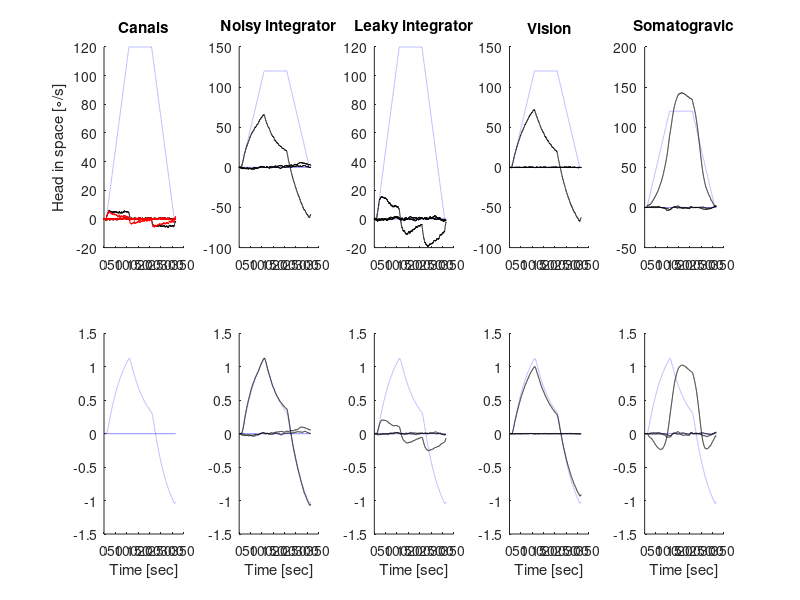
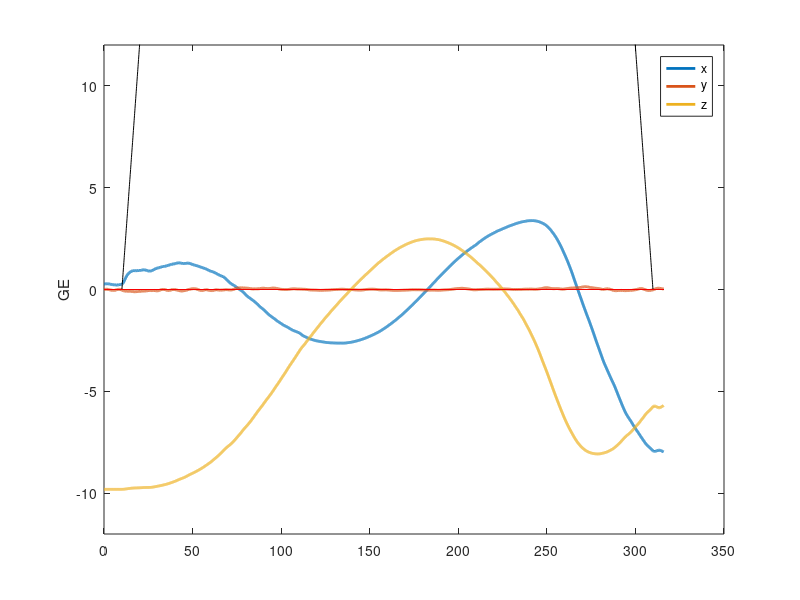
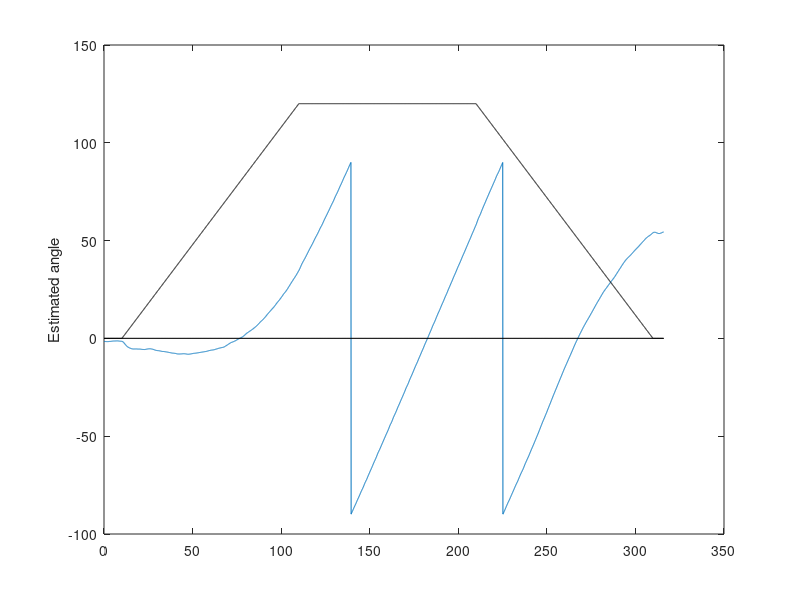
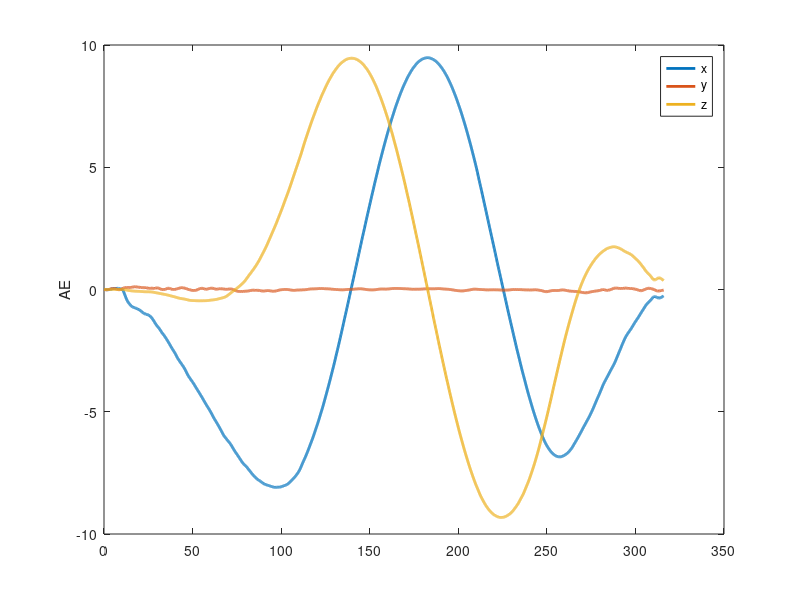

The MATLAB source for these figures, in order:
% Laurens model
% details will follow later

clear all;
%close all;

dt = 0.1;   % Time step of the model
Fs = 1/dt;

%% Model parameters
Tcan = -1*[1 0 0;...
      -0.12 -0.7 0.7;...
      -0.12 -0.7 -0.7];% Vector normals to the semicircular canals (Canal orientation) row1 = lateral canal; row 2 = % anterior; row 3 = posterior
  
Tcan = [1 0 0;...
      0 1 0;...
      0 0 1];% Vector normals used to evaluate the response of canals oriented to the global system (mostly used for debugging)
  

grav = [0; 0; -9.81];  

% [B,A] = butter(3,(10/Fs/2),'low');
  
%% Motion profiles
mopo = 1;   % Evaluate motion responses recreating responses in Laurens and Angelaki paper
if mopo == 1
    % Parameters for Laurens and Angelaki EBR paper
    kv = 0.247;                      % Cupula gain (Laurens and Angelaki) - NOTE: this value was provided by Laurens by email in which he said 0.2 was incorrect
    Tc = 4;                          % Cupula time constant (Laurens and Angelaki)
    Tn=75;                           % Afferent adaptation time constant(George et al. 2011) 
%     Tr=15;                           % Adaptation recovery time constant (for now is just an arbitrary number)
    gd = 1;                          % Direct vestibular gain (Laurens and Angelaki)
    Tvs = 14;                        % Velocity storage time constant (Laurens and Angelaki)

    go = 2;                          % Direct visual gain (Laurens, Valko, etc., Laurens and Angelaki value is too high)
    ko = 0.6;                        % Indirect visual gain (Laurens and Angelaki)

    kf = 0.38;
    Ts = 1/0.65;
    d = 1;                           % Somatogravic feedback gain (not an actual parameter - used as on/off switch)

    sigC = [0.1]*pi/180;             % Canal noise (Laurens and Angelaki)
    sigVS = [0.0]; %[0.2]*pi/180;            % Vestibular storage noise (Laurens and Angelaki seemed to high, halfed it)
    sigVI = [0.0]; %[0.1]*pi/180;            % Vision noise (Laurens and Angelaki seemed high, 1/10 of listed value)
    
    %%% Angular inputs from EBR paper - varies depending on plot being made
    angVMag = [0; 120*pi/180; 0];     % Velocity magnitude in rads (roll, pitch yaw)
   % Angular velocity profiles (roll, pitch, yaw) - currently uses same profile scaled to velMag
    Tmo = 316;                       % Duration of total motion profile
    t = 0:dt:Tmo;
    angPro = zeros(1,Tmo*Fs);    
    angPro(t>10&t<=110) = linspace(0,1,length(angPro(t>10&t<=110))); %angPro(t>31&t<34)=1;
    angPro(t>110&t<210)= 1;
    angPro(t>=210&t<310) = linspace(1,0,length(angPro(t>=10&t<110)));
    angVel = angVMag * angPro;
    % Angular acceleration
    angAcc = [zeros(3,1), diff(angVel,[],2)]/dt;
    t = (0:length(angAcc)-1)*dt;
    % Angular position
    angPos = cumtrapz(t,angVel,2);
    angPos(2,:) = angPos(2,:)-90*pi/180;

    %%% Translation motion profiles - acceleration
    tranAMag = [0; 0; 0];           % Translational acceleration magnitude (X,Y,Z)
    % Translational accleeration profiles
    tranPro = zeros(1,Tmo*Fs);
    tranPro(56>t&t<65) = 1;
    tranAcc = tranAMag * tranPro;
    
    % Time vector
    N = length(t);
elseif mopo == 2
    % Parameters for Laurens Nature paper
    % NOTE: this section was not finished.  Feel free to replace all of
    % this.
    
    kv = 0.2;                  % Cupula gain (Laurens and Angelaki)
    Tc = 4;                    % Cupula time constant (Laurens and Angelaki)
    gd = 0.8;                  % Direct vestibular gain (Laurens and Angelaki)
    Tvs = 15;                  % Velocity storage time constant (Laurens and Angelaki)

    go = 0;                    % Direct visual gain = set to zero for this
    ko = 0.0;                  % Indirect visual gain = set to zerio for this

    kf = 0.38;
    Ts = 1/0.65;
    d = 1;    % somatogravic feedback

    sigC = [0.1]*pi/180;       % Canal noise
    sigVS = [0.4]*pi/180;      % Vistublar storage noise
    sigVI = [1]*pi/180;        % Vision noise
    
    %%% Angular inputs
    % Pitch profile
    stpT = 1.4;
    hldT = 30-stpT;
    stp = -1+2/(stpT/dt):2/(stpT/dt):1-2/(stpT/dt);
    pitPos = 10*[ones(1,10/dt) fliplr(stp) -ones(1,hldT/dt+1) stp ones(1,hldT/dt+1) fliplr(stp) -ones(1,hldT/dt+1) stp ones(1,hldT/dt+1)];
    pitVel = [0, diff(pitPos)]/dt;
    % Angular velocity profiles (roll, pitch, yaw) - currently uses same profile scaled to velMag
    angPro = [zeros(1,2/dt) (0:dt*1/0.5:1) ones(1,2/dt) fliplr(0:dt*1/0.5:1) zeros(1,10/dt)];
    angPos = angPMag * angPro;
    % Angular acceleration
    angVel = [zeros(3,1), diff(angPos,[],2)]/dt;
    angAcc = [zeros(3,1), diff(angVel,[],2)]/dt;

    %%% Translation motion profiles - acceleration
    tranAMag = [0; 0; 0];           % Translational acceleration magnitude (X,Y,Z)
    % Translational accleeration profiles
    tranPro = [zeros(1,8/dt) ones(1,2/dt) zeros(1,5.2/dt)];
    tranAcc = tranAMag * tranPro;
    
    % Time vector
    t = (0:length(angAcc)-1)*dt-10+dt;
    N = length(t);
elseif mopo == 3
    % Parameters for Laurens and Angelaki EBR paper
    kv = 0.247;                      % Cupula gain (Laurens and Angelaki) - NOTE: this value was provided by Laurens by email in which he said 0.2 was incorrect
    Tc = 4;                          % Cupula time constant (Laurens and Angelaki)
    Tn=75;                           % Afferent adaptation time constant(George et al. 2011) 
%     Tr=15;                           % Adaptation recovery time constant (for now is just an arbitrary number)
    gd = 1;                          % Direct vestibular gain (Laurens and Angelaki)
    Tvs = 14;                        % Velocity storage time constant (Laurens and Angelaki)

    go = 2;                          % Direct visual gain (Laurens, Valko, etc., Laurens and Angelaki value is too high)
    ko = 0.6;                        % Indirect visual gain (Laurens and Angelaki)

    kf = 0.38;
    Ts = 1/0.65;
    d = 1;                           % Somatogravic feedback gain (not an actual parameter - used as on/off switch)

    sigC = [0.1]*pi/180;             % Canal noise (Laurens and Angelaki)
    sigVS = [0.0]; %[0.2]*pi/180;            % Vestibular storage noise (Laurens and Angelaki seemed to high, halfed it)
    sigVI = [0.0]; %[0.1]*pi/180;            % Vision noise (Laurens and Angelaki seemed high, 1/10 of listed value)
    
    %%% Angular inputs from EBR paper - varies depending on plot being made
    angVMag = [0; 120*pi/180; 0];     % Velocity magnitude in rads (roll, pitch yaw)
   % Angular velocity profiles (roll, pitch, yaw) - currently uses same profile scaled to velMag
    Tmo = 200;                       % Duration of total motion profile
    t = 0:dt:Tmo;
    angPro = zeros(1,Tmo*Fs);    
    angPro(t>10&t<=11) = linspace(0,1,length(angPro(t>10&t<=11))); %angPro(t>31&t<34)=1;
    angPro(t>11&t<110)= 1;
    angPro(t>=110&t<111) = linspace(1,0,length(angPro(t>=110&t<111)));
    angVel = angVMag * angPro;
    % Angular acceleration
    angAcc = [zeros(3,1), diff(angVel,[],2)]/dt;
    t = (0:length(angAcc)-1)*dt;
    % Angular position
    angPos = cumtrapz(t,angVel,2);
    angPos(2,:) = angPos(2,:)-90*pi/180;

    %%% Translation motion profiles - acceleration
    tranAMag = [0; 0; 0];           % Translational acceleration magnitude (X,Y,Z)
    % Translational accleeration profiles
    tranPro = zeros(1,Tmo*Fs);
    tranPro(56>t&t<65) = 1;
    tranAcc = tranAMag * tranPro;
    
    % Time vector
    N = length(t);
else
end

%% Time vector
% Time vector
t = (0:length(angAcc)-1)*dt;
N = length(t);

%% Initializing the variables
% Initializing initial conditions
C = zeros(3,1);              % Canal output signal   
Cnn = zeros(3,1);            % Ideal canal output signal - no noise
VS = zeros(3,1);             % Velocity storage
VE = zeros(3,1);             % Velocity estimate - angular
GE = zeros(3,1);             % Gravity estimate
AE = zeros(3,1);             % Acceleration estimate
GIA = zeros(3,1);            % Gravitoinertial acceleration

INTnn = zeros(3,1);          % Ideal integral - no noise from anything
INT = zeros(3,1);            % Integral output - with noise (canals and VS)
VSli = zeros(3,1);           % Velocity storage - leaky integrator
VSvi = zeros(3,1);           % Velocity storage - vision
VEi = zeros(3,1);            % Velocity estimate - noisy integrator
VEli = zeros(3,1);           % Velocity estimate - leaky integrator
VEvi = zeros(3,1);           % Velocity estimate - vision

% Initializing output arrays
C_full = zeros(size(angAcc));
Cnn_full = zeros(size(angAcc));
C_full_A=zeros(size(angAcc));
Cnn_full_A=zeros(size(angAcc));   
VS_full = zeros(size(angAcc));
VE_full = zeros(size(angAcc));
GE_full = zeros(size(angAcc));
AE_full = zeros(size(angAcc));
GIA_full = zeros(size(angAcc));
Grav_full = zeros(size(angAcc));
Tori_full = zeros([3 size(angAcc)]);
angCAccT_full = zeros(size(angAcc));

INTnn_full = zeros(size(angAcc));
INT_full = zeros(size(angAcc));
VSli_full = zeros(size(angAcc));
VSvi_full = zeros(size(angAcc));
VEi_full = zeros(size(angAcc));
VEli_full = zeros(size(angAcc));
VEvi_full = zeros(size(angAcc));

%% Simulating the model - difference approach

angCAcc = Tcan*angAcc;           % Transform angular rotation to canal coordinates

for rr = 1                       % Loop for running several iterations if desired
    C = zeros(3,1);              % Canal output signal   
    DA = zeros(3,1);              % neural adaptation variable
    DAnn = zeros(3,1);
    Cnn = zeros(3,1);            % Ideal canal output signal - no noise
    VS = zeros(3,1);             % Velocity storage
    VE = zeros(3,1);             % Velocity estimate - angular

    INTnn = zeros(3,1);          % Ideal integral - no noise from anything
    INT = zeros(3,1);            % Integral output - with noise (canals and VS)
    VSli = zeros(3,1);           % Velocity storage - no vision
    VEi = zeros(3,1);            % Velocity estimate - noisy integrator
    VEli = zeros(3,1);           % Velocity estimate - leaky integrator
    
    VSnoise_prev = zeros(3,1);   % Noise from previous step 
    
    GE = rotx(angPos(1,1)) * roty(angPos(2,1)) * rotz(angPos(3,1)) * grav;
    GE_full(:,1,rr) = GE;
    Grav_full(:,1,rr) = GE;
    Tori_full(:,:,1,rr) = rotx(angPos(1,1)) * roty(angPos(2,1)) * rotz(angPos(3,1));
    for k = 2:length(t)
        % Noise values
        Cnoise = sigC*randn(3,1);
        VSnoise = sigVS*randn(3,1);
        dVSnoise = VSnoise - VSnoise_prev;
        VSnoise_prev = VSnoise;
        VInoise = sigVI*randn(3,1);
        
        % Gravity input signals
        Tori = rotx(angPos(1,k)) * roty(angPos(2,k)) * rotz(angPos(3,k));
        Tori_full(:,:,k) = Tori;
        gravT = Tori * grav;
        Grav_full(:,k) = gravT;
        
        tranAccT = Tori * tranAcc(:,k);
        GIA = gravT - tranAccT;
        GIA_full(:,k,rr) = GIA;
        
        % Cupula equations
        angAccT = Tori*angAcc(:,k);
        angCAccT = Tcan*angAccT;
        angCAccT_full(:,k) = angCAccT;
        Cnn = Cnn*(1-dt/Tc) + angCAccT*dt;
        C = C*(1-dt/Tc) + angCAccT*dt + Cnoise;
        %Cnn = Cnn*exp(-dt/Tc) + angCAccT*dt;
        %C = C*(exp(-dt/Tc)) + angCAccT*dt + Cnoise;
        % implementing adaptation 
       
        
% % % %         if C>0.02           
% % % %         DA=DA+C/Tn*dt;
% % % %         elseif 0<C<0.02
% % % %             DA=DA-DA/Tr*dt;
% % % %         end;
    
        
% % % % % % % % %         D=D*(1-exp(-dt/Tn));
% % % % %         C=D*C;
        C_full(:,k) = C;   % Cupula output signal
%         DA=C_full(:,1);
%         for ii=2:k
%              DA=DA*exp(-dt/Tn)+C_full(:,ii)-C_full(:,ii-1);
%         end
        DA = DA*(1-dt/Tn) + (C_full(:,k)-C_full(:,k-1));
        C_full_A(:,k)=DA; % Afferent output (with adaptation) 
        
        % feeding other parts of the model with the presence of afferent
        % adaptation
        Cnn_full(:,k) = Cnn;
        DAnn = DAnn*(1-dt/Tn) + (Cnn_full(:,k)-Cnn_full(:,k-1));
%          DAnn=Cnn_full(:,1);
%         for ii=2:k
%              DAnn=DAnn*exp(-dt/Tn)+Cnn_full(:,ii)-Cnn_full(:,ii-1);
%         end
        Cnn_full_A(:,k)=DAnn;
        % Integrator equations (ideal endolymph and noisy endolymph positions)
        INTnn = INTnn + kv*DAnn*dt; 
        INTnn_full(:,k,rr) = INTnn;
        INT = INT + (kv*DA)*dt + dVSnoise;        % noise is on the output of the integral
        INT_full(:,k,rr) = INT;        

        % Retinal slip
%         rSL = INTnn - VSli;
% Retinal slip according to patricks email:
         rSL = (angVel(:,k)+VInoise-VSli-DA)/(1+go);  
        % Indirect visual pathway
        indVI = (rSL + VInoise)*ko;
        % Direct visual pathway
        dirVI = (rSL + VInoise)*go;

        % Velocity storage
        %VS = VS*exp(-dt/Tvs) + (kv*DA + indVI + kf*Tcan*cross(GIA/norm(GIA),GE/norm(GE)))*dt + dVSnoise;      % noise is on the output of the integral, therefore it is dVSnoise and not VSnoise
        VS = VS*(1-dt/Tvs) + (kv*DA + indVI + kf*Tcan*cross(GIA/norm(GIA),GE/norm(GE)))*dt + dVSnoise;      % noise is on the output of the integral, therefore it is dVSnoise and not VSnoise
        VS_full(:,k,rr) = VS; % Velocity storage output signal

        % Total rotational estimate
        VEprev = VE;
        VE = VS + gd*DA + dirVI;
        VE_full(:,k,rr) = VE;     % Complete velocity estimate signal
        % Gravity and acceleration estimates
        GE = (cross(GE,inv(Tcan)*VE))*dt + GE*(1-dt/Ts) + 1/Ts*GIA*dt; %GE*exp(-dt/Ts) + 1/Ts*GIA*dt;
        %GE = (cross(GE,inv(Tcan)*VE))*dt + GE*exp(-dt/Ts) + 1/Ts*GIA*dt;        
        GE_full(:,k,rr) = GE;
        AE = GIA - GE;       
        AE_full(:,k,rr) = AE;
        
        %%%%%%%%%%% Extra stuff for plotting Laurens and Angelaki paper 
        % Retinal slip - no gravitational contribution
        rSLvi = INTnn - VSvi;
        % Indirect visual pathway
        indVIvi = (rSLvi + VInoise)*ko ;
        % Direct visual pathway
        dirVIvi = (rSLvi + VInoise)*go;

        % Velocity estimate - integral only
        VEi = INT + gd*DA;                                       
        VEi_full(:,k,rr) = VEi;

        % Velocity storage and estimate - leaky integrator only - without vision and without gravity
        %VSli = VSli*exp(-dt/Tvs) + (kv*DA)*dt + dVSnoise;        % noise is on the output of the integral
        VSli = VSli*(1-dt/Tvs) + (kv*DA)*dt + dVSnoise;        % noise is on the output of the integral
        VSli_full(:,k,rr) = VSli;
        VEli = VSli + gd*DA;
        VEli_full(:,k,rr) = VEli;
        
        % Velocity storage and estimate - leaky integrator and vision - without gravity
        %VSvi = VSvi*exp(-dt/Tvs) + (kv*DA + indVIvi)*dt + dVSnoise;% noise is on the output of the integral
        VSvi = VSvi*(1-dt/Tvs) + (kv*DA + indVIvi)*dt + dVSnoise;% noise is on the output of the integral
        VSvi_full(:,k,rr) = VSvi;
        VEvi = VSvi + gd*DA+ dirVIvi;
        VEvi_full(:,k,rr) = VEvi;
    end
end

%% Plotting figure 1 from Laurens and Angelaki
keyboard;
if mopo == 1 || mopo == 3
    C_full = mean(C_full,3);
    VEi_full = mean(VEi_full,3);
    VEli_full = mean(VEli_full,3);
    VEvi_full = mean(VEvi_full,3);
    VE_full = mean(VE_full,3);

    INT_full = mean(INT_full,3);
    INTnn_full = mean(INTnn_full,3);
    VSli_full = mean(VSli_full,3);
    VSvi_full = mean(VSvi_full,3);
    VS_full = mean(VS_full,3);
    
    hC_full = inv(Tcan)*C_full*180/pi;
    hC_full_A = inv(Tcan)*C_full_A*180/pi;
    hVEi_full = inv(Tcan)*VEi_full*180/pi;
    hVEli_full = inv(Tcan)*VEli_full*180/pi;
    hVEvi_full = inv(Tcan)*VEvi_full*180/pi;
    hVE_full = inv(Tcan)*VE_full*180/pi;
    
%     INT_full = trnfrmTimsig(Tori_full,INT_full,1);
%     INTnn_full = trnfrmTimsig(Tori_full,INTnn_full,1);
%     VSli_full = trnfrmTimsig(Tori_full,VSli_full,1);
%     VSvi_full = trnfrmTimsig(Tori_full,VSvi_full,1);
%     VS_full = trnfrmTimsig(Tori_full,VS_full,1);
    
    fig = figure;
    angVel = angVel*180/pi;
    liu = 40; lil = -6;
    liu2 = 0.6; lil2 = -0.4;
    xli = Tmo/2;
 
        
    %%% Head in space
    % Canals
    set(fig,'Color','w');
    subplot(2,5,1);
    plot(t,angVel,'b','LineStyle',':'); hold on;
    plot(t,hC_full,'k');
    plot(t,hC_full_A, 'r');
    box off;
%     xlim([0 xli]);
%     ylim([lil liu]);
    title('Canals');
    ylabel('Head in space [\circ/s]');
    % Noisy integrator
    subplot(2,5,2);
    plot(t,angVel,'b','LineStyle',':'); hold on;
    plot(t,hVEi_full,'k');
    box off;
%     xlim([0 xli]);
%     ylim([lil liu]);
    title('Noisy integrator');
    % Leaky integrator
    subplot(2,5,3);
    plot(t,angVel,'b','LineStyle',':'); hold on;
    plot(t,hVEli_full,'k');
    box off;
%     xlim([0 xli]);
%     ylim([lil liu]);
    title('Leaky integrator'); 
    % Vision
    subplot(2,5,4);
    plot(t,angVel,'b','LineStyle',':'); hold on;
    plot(t,hVEvi_full,'k');
    box off;
%     xlim([0 xli]);
%     ylim([lil liu]);
    title('Vision');
    % Somatogravic feedback
    subplot(2,5,5);
    plot(t,angVel,'b','LineStyle',':'); hold on;
    plot(t,hVE_full,'k');
    box off;
%     xlim([0 xli]);
%     ylim([lil liu]);
    title('Somatogravic');

    %%% Endolymph in space
    % Canals
    subplot(2,5,6);
    plot(t,INTnn_full,'b','LineStyle',':');
    box off;
%     xlim([0 xli]);
%     ylim([lil2 liu2]);
    xlabel('Time [sec]');
    % Noisy integrator
    subplot(2,5,7);
    plot(t,INTnn_full,'b','LineStyle',':'); hold on;
    plot(t,INT_full,'k');
    box off;
%     xlim([0 xli]);
%     ylim([lil2 liu2]);
    xlabel('Time [sec]');
    % Leaky integrator
    subplot(2,5,8);
    plot(t,INTnn_full,'b','LineStyle',':'); hold on;
    plot(t,VSli_full,'k');
    box off;
%     xlim([0 xli]);
%     ylim([lil2 liu2]);
    xlabel('Time [sec]');
    % Vision
    subplot(2,5,9);
    plot(t,INTnn_full,'b','LineStyle',':'); hold on;
    plot(t,VSvi_full,'k');
    box off;
%     xlim([0 xli]);
%     ylim([lil2 liu2]);
    xlabel('Time [sec]');
    % Somatogravic
    subplot(2,5,10);
    plot(t,INTnn_full,'b','LineStyle',':'); hold on;
    plot(t,VS_full,'k');
    box off;
%     xlim([0 xli]);
%     ylim([lil2 liu2]);
    xlabel('Time [sec]');
end

% Plotting here is just for viewing, doesn't match any papers
% Gravitational estimate
figure;
plot(t,GE_full,'Linewidth',2); hold on;
ylim([-12 12]);
plot(t,angVel,'k');
plot(t,tranAcc,'r');
ylabel('GE');
legend({'x','y','z'});

% Estimated angle
ang = atan(GE_full(1,:)./GE_full(3,:))*180/pi;
figure;
plot(t,ang); hold on;
plot(t,angVel,'k');
ylabel('Estimated angle');

% Acceleration esimates
figure;
plot(t,AE_full,'Linewidth',2); hold on;
ylabel('AE');
legend({'x','y','z'});
